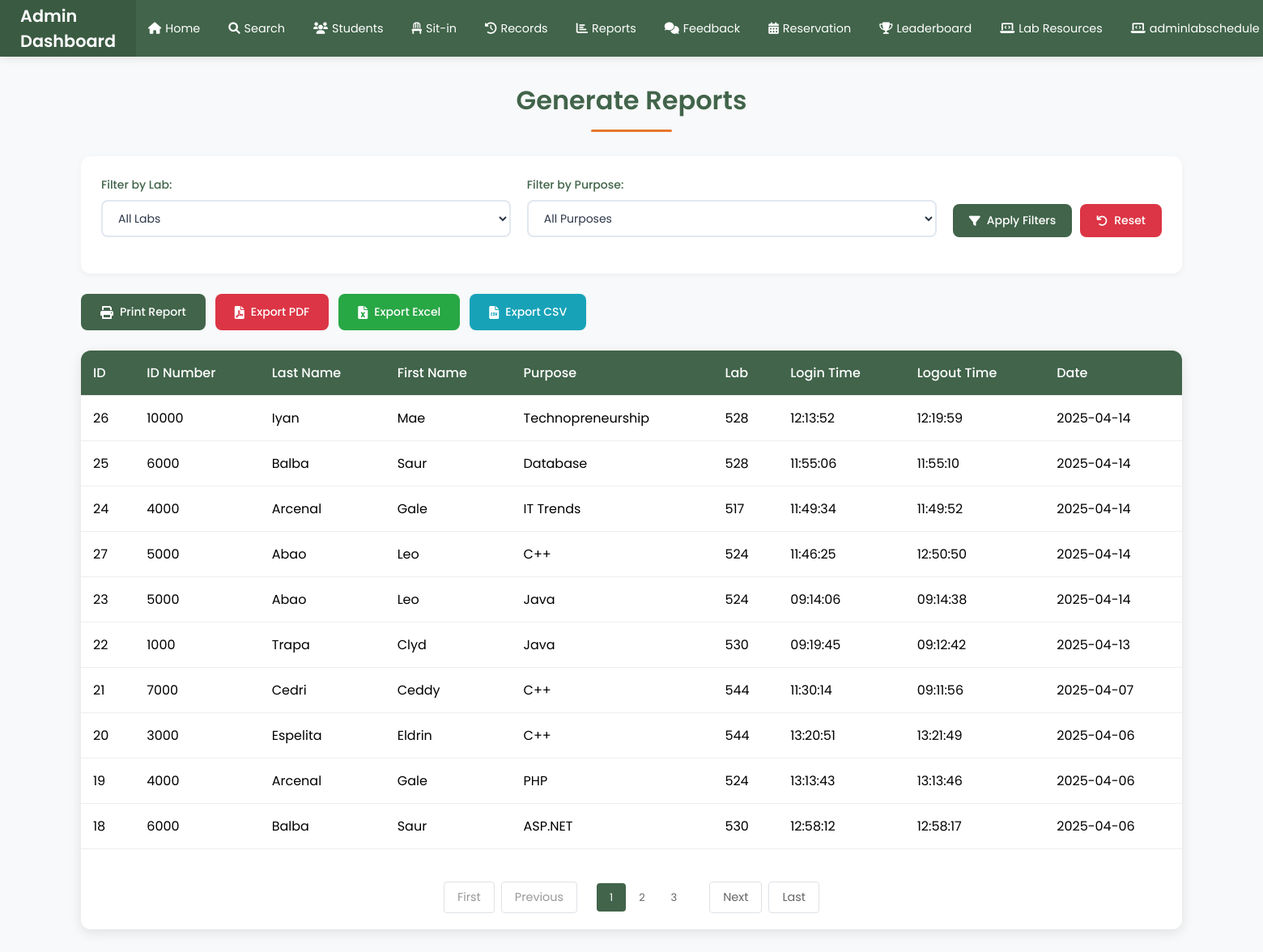
Page /sit-in-reports (signed in) on the earlier database version.
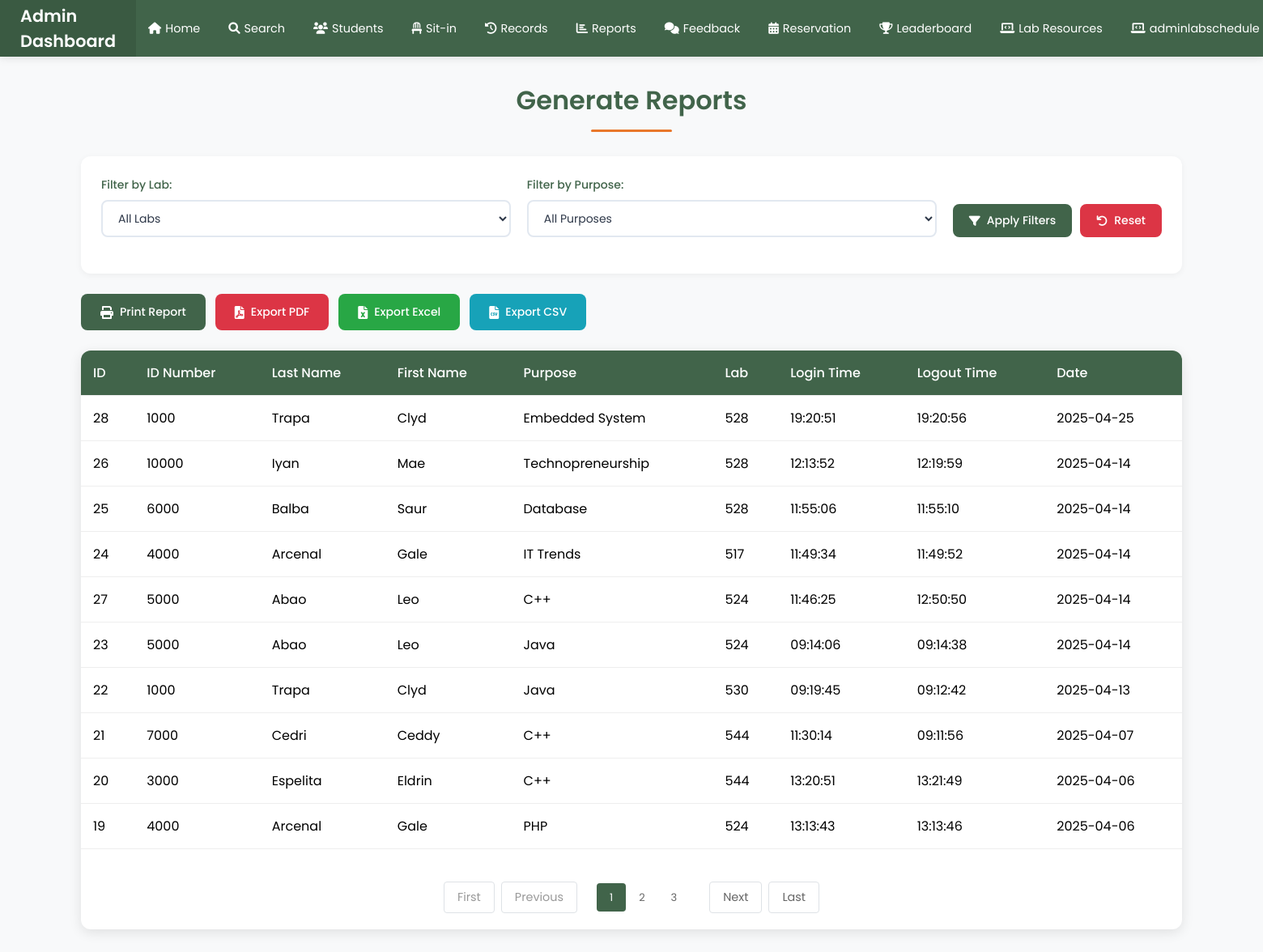
Same page on the later database version.
### tables this page shows
CREATE TABLE sit_in_records (
            id INTEGER PRIMARY KEY AUTOINCREMENT,
            id_number TEXT NOT NULL,
            purpose TEXT NOT NULL,
            lab TEXT NOT NULL,
            login_time TEXT NOT NULL,
            logout_time TEXT,
            date TEXT NOT NULL, feedback_submitted INTEGER DEFAULT 0,
            FOREIGN KEY (id_number) REFERENCES users(idno)
        );

CREATE TABLE users (
            id INTEGER PRIMARY KEY AUTOINCREMENT,
            idno TEXT UNIQUE NOT NULL,
            firstname TEXT NOT NULL,
            lastname TEXT NOT NULL,
            middlename TEXT,
            course TEXT,
            year_level TEXT,
            email_address TEXT,
            password TEXT NOT NULL,
            role TEXT DEFAULT 'student',
            remaining_sessions INTEGER DEFAULT 0,
            profile_pic TEXT
        , points INTEGER DEFAULT 0);

### app.py (the view, shortened to what this page needs)
@app.route('/sit-in-reports')
def sit_in_reports():
    if 'admin_username' not in session:
        flash("Admin access required!", "danger")
        return redirect(url_for('admin_login'))
    conn = sqlite3.connect("users.db")
    cursor = conn.cursor()
    lab = request.args.get('lab', '')
    purpose = request.args.get('purpose', '')
    search = request.args.get('search', '').strip()
    query = """
        SELECT
            s.id,
            s.id_number,
            u.lastname,
            u.firstname,
            s.purpose,
            s.lab,
            s.login_time,
            s.logout_time,
            s.date
        FROM sit_in_records s
        JOIN users u ON s.id_number = u.idno
        WHERE 1=1
    """
    params = []
    if lab:
        query += " AND s.lab = ?"
        params.append(lab)
    if purpose:
        query += " AND s.purpose = ?"
        params.append(purpose)
    query += " ORDER BY s.date DESC, s.login_time DESC"
    cursor.execute(query, params)
    records = cursor.fetchall()
    cursor.execute("SELECT DISTINCT lab FROM sit_in_records ORDER BY lab")
    labs = [row[0] for row in cursor.fetchall()]
    cursor.execute("SELECT DISTINCT purpose FROM sit_in_records ORDER BY purpose")
    purposes = [row[0] for row in cursor.fetchall()]
    conn.close()
    return render_template('sit_in_reports.html',
                         reports=records,
                         labs=labs,
                         purposes=purposes,
                         current_lab=lab,
                         current_purpose=purpose,
                         search=search)

### templates/sit_in_reports.html (shortened to what the changed rows need)
<!DOCTYPE html>
<html lang="en">
<head>
    <link rel="stylesheet" href="https://cdnjs.cloudflare.com/ajax/libs/font-awesome/6.0.0/css/all.min.css">
</head>
<body>
    <div class="container">
        <h1 class="page-title">Generate Reports</h1>
        <div class="table-container">
            <table id="reportTable">
                <thead>
                    <tr>
                        <th>ID</th>
                        <th>ID Number</th>
                        <th>Last Name</th>
                        <th>First Name</th>
                        <th>Purpose</th>
                        <th>Lab</th>
                        <th>Login Time</th>
                        <th>Logout Time</th>
                        <th>Date</th>
                    </tr>
                </thead>
                <tbody>
                    {% for report in reports %}
                    <tr>
                        <td>{{ report[0] }}</td>
                        <td>{{ report[1] }}</td>
                        <td>{{ report[2] }}</td>
                        <td>{{ report[3] }}</td>
                        <td>{{ report[4] }}</td>
                        <td>{{ report[5] }}</td>
                        <td>{{ report[6] }}</td>
                        <td>{{ report[7] }}</td>
                        <td>{{ report[8] }}</td>
                    </tr>
                    {% endfor %}
                </tbody>
            </table>
        </div>
    </div>
</body>
</html>

Differences in the rows shown:
no longer on this page (row unchanged): sit_in_records: id "18", id_number "6000", lastname "Balba", firstname "Saur", purpose "ASP.NET", lab "530", login_time "12:58:12", logout_time "12:58:17", date "2025-04-06"
added sit_in_records: id "28", id_number "1000", lastname "Trapa", firstname "Clyd", purpose "Embedded System", lab "528", login_time "19:20:51", logout_time "19:20:56", date "2025-04-25"
